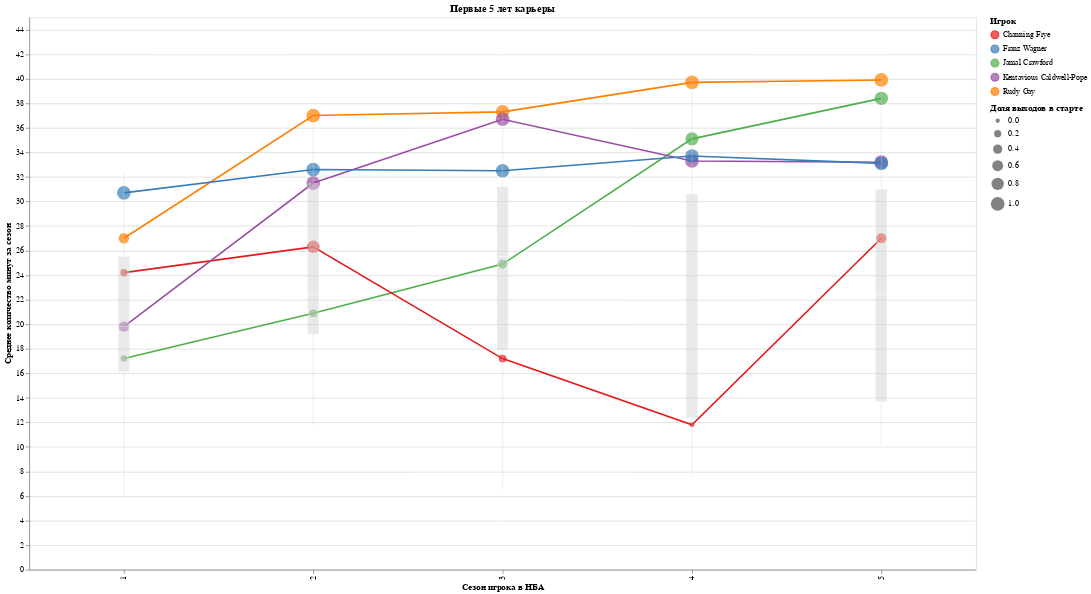

Notebook source saved alongside this figure:
### Code cell
def plot_career_stats(df_career: pd.DataFrame, col_to_plot: str, player_ids_to_highlight: list, col_to_plot_ru: str=None):
    """
    Plots career trajectory distribution with highlighted players.
    col_to_plot: 'MIN', 'PTS', 'REB', 'AST', etc.
    """
    base_df = df_career.copy()

    # ---- add starter share (GS/GP) for point size ----
    base_df["start_pct"] = (base_df["GS"] / base_df["GP"]).replace([np.inf, -np.inf], np.nan).fillna(0)
    base_df["start_pct"] = base_df["start_pct"].clip(0, 1)
    base_df["year_ru"] = base_df.experience + 1

    y_min = base_df[col_to_plot].min()
    y_max = base_df[col_to_plot].max()

    pad = 0.05 * (y_max - y_min)  # 5% padding (use 0.02, 0.1, etc.)
    y_domain = [y_min - pad, y_max + pad]

    # Distribution of all 8th picks by year of experience
    box = alt.Chart(base_df).mark_boxplot(
        extent='min-max',
        color='lightgrey',
        opacity=0.5
    ).encode(
        x=alt.X("year_ru:O", title="Сезон игрока в НБА"),
        y=alt.Y(f"{col_to_plot}:Q",
                scale=alt.Scale(domainMin=y_min - pad, domainMax=y_max + pad),
                title=col_to_plot_ru if col_to_plot_ru else col_to_plot),
    )

    # Highlight specific players
    highlight_df = base_df[base_df["PLAYER_ID"].isin(player_ids_to_highlight)]

    line = alt.Chart(highlight_df).mark_line().encode(
        x=alt.X("year_ru:O"),
        y=alt.Y(f"{col_to_plot}:Q"),
        color=alt.Color("PLAYER_NAME:N", scale=alt.Scale(scheme="set1"), title="Игрок"),
    )

    points = alt.Chart(highlight_df).mark_point(filled=True, size=60).encode(
        x=alt.X("year_ru:O"),
        y=alt.Y(f"{col_to_plot}:Q", ),
        color=alt.Color("PLAYER_NAME:N"),
        size=alt.Size(
            "start_pct:Q",
            title="Доля выходов в старте",
            scale=alt.Scale(domain=[0, 1], range=[30, 300])
        ),
        tooltip=[
            alt.Tooltip("PLAYER_NAME:N"),
            alt.Tooltip("SEASON_ID:N"),
            alt.Tooltip("TEAM_ABBREVIATION:N"),
            alt.Tooltip("GP:Q"),
            alt.Tooltip("GS:Q"),
            alt.Tooltip("start_pct:Q", title="GS/GP", format=".0%"),
            alt.Tooltip(f"{col_to_plot}:Q"),
        ],
    )

    chart = (line + points + box).properties(
        width=1200,
        height=700,
        title=f"Первые 5 лет карьеры"
    ).interactive()

    return chart


# Example usage:
# plot_career_stats(df_career, col_to_plot='PTS', player_ids_to_highlight=[2037, 200752, 101112])
plot_career_stats(df_5years, col_to_plot='MIN', player_ids_to_highlight=[2037, 200752, 101112, 203484, 1630532], col_to_plot_ru="Среднее количество минут за сезон")
